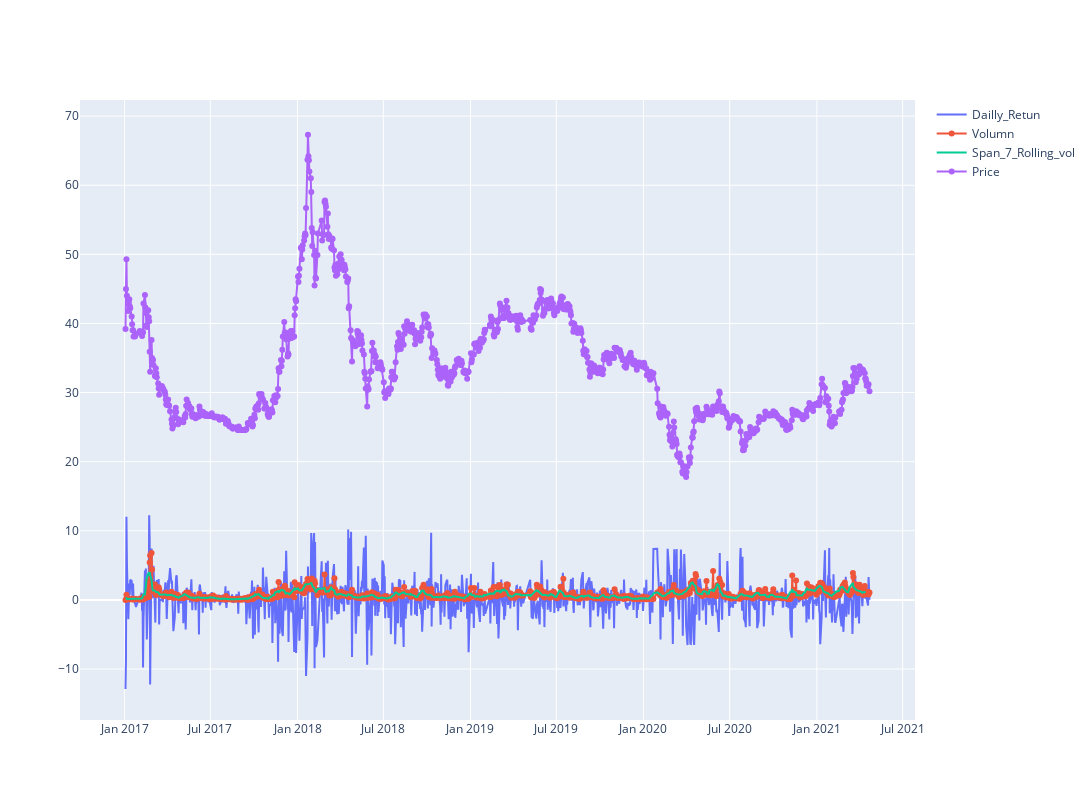

The cell this chart's notebook holds for it:
### Code cell
df['Volumn'] = df['<Volume>']/1000000
Volumnshort_rolling = df['Volumn'].rolling(window=7).mean()

fig = go.Figure()
fig.update_layout(  autosize=False,   width=1200,    height=800)
fig.add_trace(go.Scatter(x=df.datetime, y=df['Daily_return'], 
                        mode='lines', name='Dailly_Retun'))
fig.add_trace(go.Scatter(x=df.datetime, y=df['Volumn'], 
                        mode='lines+markers', name='Volumn'))

fig.add_trace(go.Scatter(x=df.datetime, y=Volumnshort_rolling, 
                      mode ='lines', name='Span_7_Rolling_vol'))

fig.add_trace(go.Scatter(x=df.datetime, y=df['<Close>'], 
                        mode='lines+markers', name='Price'))

### Figure 1 — Plotly figure (JSON) as saved in the notebook; plotly's stock layout.template omitted (floating-point values rounded to 4 significant figures; data arrays with more than 128 entries replaced by an {"elided": "..."} marker saying what was removed)
{"data": [{"mode": "lines", "name": "Dailly_Retun", "type": "scatter", "x": {"elided": "1068 str values"}, "y": {"elided": "1068 float values"}}, {"mode": "lines+markers", "name": "Volumn", "type": "scatter", "x": {"elided": "1068 str values"}, "y": {"elided": "1068 float values"}}, {"mode": "lines", "name": "Span_7_Rolling_vol", "type": "scatter", "x": {"elided": "1068 str values"}, "y": {"elided": "1068 float values"}}, {"mode": "lines+markers", "name": "Price", "type": "scatter", "x": {"elided": "1068 str values"}, "y": {"elided": "1068 float values"}}], "layout": {"autosize": false, "height": 800, "width": 1200}}
